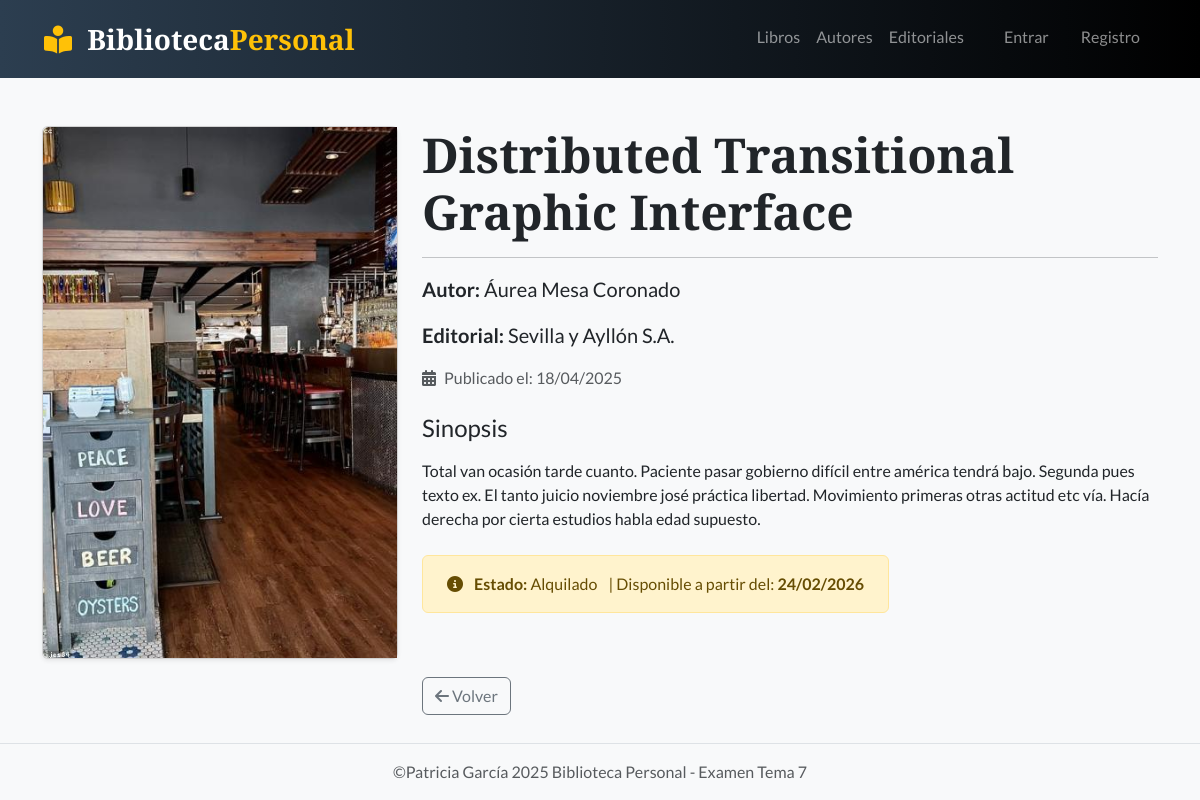
Page /libro/50/ on the committed database.
### biblioteca/models.py (models this page shows, shortened)
class Libro(models.Model):
    titulo = models.CharField(max_length=200)
    sinopsis = models.TextField()
    fecha_publicacion = models.DateField()
    portada = models.ImageField(upload_to='portadas/', null=True, blank=True)
    autor = models.ForeignKey(Autor, on_delete=models.CASCADE)
    editorial = models.ForeignKey(Editorial, on_delete=models.SET_NULL, null=True, blank=True)
    def esta_disponible(self):
        alquiler_activo = Alquiler.objects.filter(libro=self, estado='alquilado').exists()
        return not alquiler_activo

class Autor(models.Model):
    nombre = models.CharField(max_length=150)
    biografia = models.TextField(blank=True, null=True) # Opcional

class Editorial(models.Model):
    nombre = models.CharField(max_length=150)
    pais = models.CharField(max_length=100, blank=True, null=True) # Opcional

class Alquiler(models.Model):
    ESTADO_CHOICES = [
        ('alquilado', 'Alquilado'),
        ('devuelto', 'Devuelto'),
    ]
    usuario = models.ForeignKey(User, on_delete=models.CASCADE)
    libro = models.ForeignKey('Libro', on_delete=models.CASCADE)
    fecha_inicio = models.DateField(auto_now_add=True)
    fecha_devolucion_prevista = models.DateField()
    fecha_devolucion_real = models.DateField(null=True, blank=True)
    estado = models.CharField(max_length=20, choices=ESTADO_CHOICES, default='alquilado')

### biblioteca/views.py (the view)
# urls.py: path('libro/<int:pk>/', views.detalle_libro, name='detalle_libro'),
def detalle_libro(request, pk):
    libro = get_object_or_404(Libro, pk=pk)
    alquiler_activo = None
    if not libro.esta_disponible():
        alquiler_activo = Alquiler.objects.filter(libro=libro, estado='alquilado').last()
    return render(request, 'biblioteca/libro_detalle.html', {
        'libro': libro,
        'alquiler_activo': alquiler_activo
    })

### biblioteca/templates/biblioteca/libro_detalle.html (shortened to what this page needs)
{% extends 'biblioteca/base.html' %}
{% block contenido %}
<div class="row mt-4">
    <div class="col-md-4">
        {% if libro.portada %}
            <div class="card shadow-sm">
                <img src="{{ libro.portada.url }}" class="img-fluid rounded-start" alt="{{ libro.titulo }}">
            </div>
        {% else %}
            <div class="bg-secondary text-white d-flex justify-content-center align-items-center" style="height: 400px; width: 100%;">
                <span class="fs-4">Sin portada</span>
            </div>
        {% endif %}
    </div>
    <div class="col-md-8">
        <h1 class="display-5 fw-bold">{{ libro.titulo }}</h1>
        <hr>
        <p class="fs-5">
            <strong>Autor:</strong> {{ libro.autor.nombre }}
        </p>
        <p class="fs-5">
            <strong>Editorial:</strong>
            {% if libro.editorial %}
                {{ libro.editorial.nombre }}
            {% else %}
                <span class="text-muted fst-italic">Sin editorial asignada</span>
            {% endif %}
        </p>
        <p class="text-muted">
            <i class="fa-solid fa-calendar-days me-2"></i>Publicado el: {{ libro.fecha_publicacion|date:"d/m/Y" }}
        </p>
        <h4 class="mt-4">Sinopsis</h4>
        <p class="lead" style="font-size: 1.1rem;">
            {{ libro.sinopsis|linebreaks }}
        </p>
        <div class="mt-4 mb-4">
            {% if libro.esta_disponible %}
                <div class="alert alert-success d-inline-block px-4">
                    <i class="fa-solid fa-check-circle me-2"></i>
                    <strong>Estado:</strong> Disponible para préstamo
                </div>
            {% else %}
                <div class="alert alert-warning d-inline-block px-4">
                    <i class="fa-solid fa-circle-info me-2"></i>
                    <strong>Estado:</strong> Alquilado
                    {% if alquiler_activo %}
                        <span class="ms-2">| Disponible a partir del: <strong>{{ alquiler_activo.fecha_devolucion_prevista|date:"d/m/Y" }}</strong></span>
                    {% endif %}
                </div>
            {% endif %}
        </div>
        <div class="mt-5 d-flex gap-2">
            <a href="{% url 'lista_libros' %}" class="btn btn-outline-secondary">
                <i class="fa-solid fa-arrow-left"></i> Volver
            </a>
        </div>
    </div>
</div>
{% endblock %}

### biblioteca/static/css/estilos.css (style rules this page uses)
body { background-color: #f8f9fa; }

### biblioteca/templates/biblioteca/base.html (style rules this page uses)
body { font-family: 'Lato', sans-serif; background-color: #f8f9fa; }
h1, h2, h3, .navbar-brand { font-family: 'Playfair Display', serif; }

### rows in the picture
Libro: portada (picture), titulo "Distributed Transitional Graphic Interface", autor.nombre "Áurea Mesa Coronado", editorial.nombre "Sevilla y Ayllón S.A.", fecha_publicacion "18/04/2025", sinopsis "Total van ocasión tarde cuanto. Paciente pasar gobierno difícil entre américa tendrá bajo. Segunda pues texto ex. El tanto juicio noviembre josé práctica libertad. Movimiento primeras otras actitud etc vía. Hacía derecha por cierta estudios habla edad supuesto."
Alquiler: fecha_devolucion_prevista "24/02/2026"
